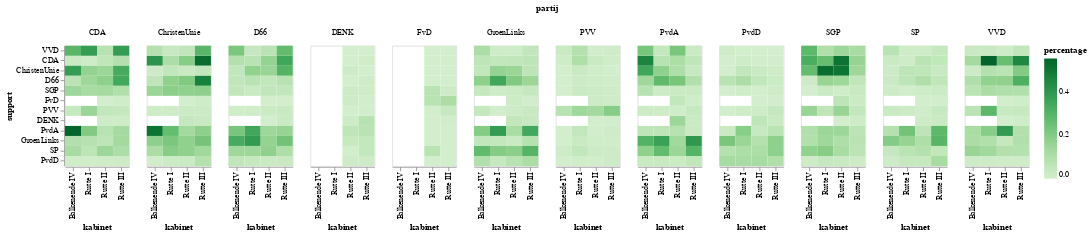

Notebook code cell kept with this figure:
### Markdown cell above
Duidelijk is hier te zien dat de regeringspartijen en de oppositiepartijen vaak samen moties indienen. De grootste blokken zijn de CU met CDA als medeindiener, VVD met CDA als medeindiener. En waar bij de meeste partijen er 1 persoon is die de motie indient, staat er bij het FvD steenvast ook een mede-indiener van dezelfde partij op de motie. Vandaar dat het FvD-FvD vakje ook groen kleurt.

### Code cell
alt.Chart(medeindiener_perc,height=150,width=80).mark_rect().encode(
    column='partij:N',
    x=alt.X('kamer:N'),
    y=alt.Y('support:N', sort=list(order)),    
    color=alt.Color('percentage', scale=alt.Scale(scheme='greens')))

### Figure 1 — Vega-Lite specification as saved in the notebook (floating-point values rounded to 4 significant figures; data arrays with more than 128 entries replaced by an {"elided": "..."} marker saying what was removed)
{"config": {"view": {"continuousWidth": 400, "continuousHeight": 300}}, "data": {"name": "data-cd1ddd61eda19388a584b6d6544785b4"}, "mark": "rect", "encoding": {"color": {"type": "quantitative", "field": "percentage", "scale": {"scheme": "greens"}}, "column": {"type": "nominal", "field": "partij"}, "x": {"type": "nominal", "field": "kabinet"}, "y": {"type": "nominal", "field": "support", "sort": ["VVD", "CDA", "ChristenUnie", "D66", "SGP", "FvD", "PVV", "Van Haga", "Krol", "Groep Krol/vKA", "Van Kooten-Arissen", "50PLUS", "DENK", "PvdA", "GroenLinks", "SP", "PvdD"]}}, "height": 150, "width": 80, "$schema": "https://vega.github.io/schema/vega-lite/v4.8.1.json", "datasets": {"data-cd1ddd61eda19388a584b6d6544785b4": {"elided": "488 records"}}}
